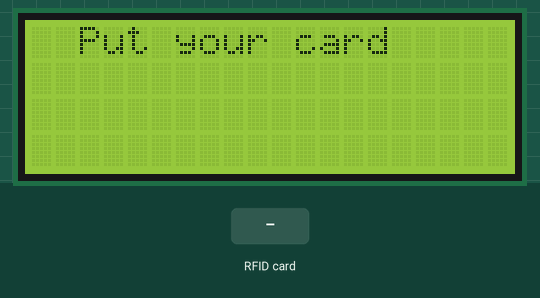
Recording of a sketch running on a simulated Arduino Uno, built with avr-gcc and run on an emulated ATmega328P. On the bench: 20×4 character LCD. The test bench sets the inputs (shaded band). What the sketch prints to the serial monitor is not drawn.

Above: at 1.3 s.
1.4 s: RFID card 5E 7A 19 C4 held to the reader
At 2.0 s:
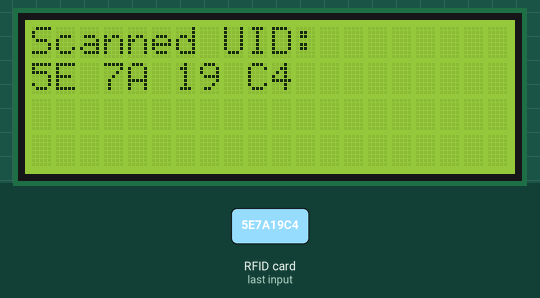
Timing chart, 0 to 4.4 s (numbered marks = the images above; inputs shaded):
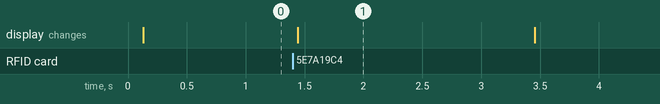

Measured:
- after the input at 1.4 s, the display: changes at once (image 1)
- what the display in image 1 shows lasts 2.1 s, from 1.4 s to 3.5 s

The sketch:

RFID_Card_Scan_Code.ino
```cpp
#include <LiquidCrystal_I2C.h>
#include <SPI.h>
#include <MFRC522.h>

#define RST_PIN 9
#define SS_PIN  10

LiquidCrystal_I2C lcd(0x27, 20, 4);
MFRC522 mfrc522(SS_PIN, RST_PIN);
byte readCard[4];

void setup() {
  Serial.begin(9600);
  lcd.init();
  lcd.backlight();

  SPI.begin();
  mfrc522.PCD_Init();
  delay(4);
  mfrc522.PCD_DumpVersionToSerial();

  lcd.setCursor(2, 0);
  lcd.print("Put your card");
}

void loop() {
  if (!mfrc522.PICC_IsNewCardPresent()) return;
  if (!mfrc522.PICC_ReadCardSerial()) return;

  lcd.clear();
  lcd.setCursor(0, 0);
  lcd.print("Scanned UID:");

  String uidStr = "";
  for (uint8_t i = 0; i < 4; i++) {
    readCard[i] = mfrc522.uid.uidByte[i];
    uidStr += (readCard[i] < 0x10 ? "0" : ""); // Add leading 0
    uidStr += String(readCard[i], HEX);
    uidStr += " ";
  }

  uidStr.toUpperCase(); // Optional: make it all uppercase
  Serial.print("UID: ");
  Serial.println(uidStr);

  lcd.setCursor(0, 1);
  lcd.print(uidStr);

  mfrc522.PICC_HaltA(); // Stop reading

  delay(2000); // Give user time to read display
  lcd.clear();
  lcd.setCursor(2, 0);
  lcd.print("Put your card");
}
```
